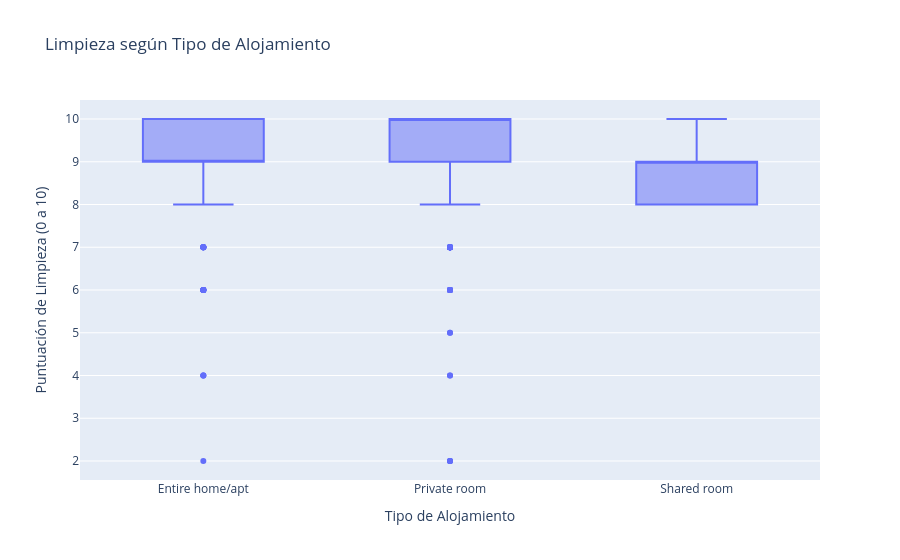

The cell this chart's notebook holds for it:
### Markdown cell above
*   No existe una diferencia marcada en el precio entre Superhosts y no-Superhosts:
A simple vista, las cajas (IQR), las medianas y los rangos de ambos grupos son bastante similares. Esto indica que ser Superhost no determina un precio significativamente mayor.
*   Ambos grupos presentan outliers, pero los no-superhosts tienen los más extremos. **Esto sugiere que los alojamientos premium, muy costosos o de lujo no necesariamente están gestionados por Superhosts.**
*   El precio típico (mediana) es similar, pero los extremos alteran el promedio en no-superhosts pero la presencia de outliers extremos en el grupo false podría elevar la media mucho más que la mediana.

### Code cell
# 3.3. Boxplot Puntuación de Limpieza vs Tipo de alojamiento
fig = px.box(bc_w, x="room_type",
    y="cleanliness_rating",
    labels={
        "room_type": "Tipo de Alojamiento",
        "cleanliness_rating": "Puntuación de Limpieza (0 a 10)"
    },
    title="Limpieza según Tipo de Alojamiento"
)
fig.show()
fig.write_image("boxplot_limpieza_tipo.png")

### Figure 1 — Plotly figure (JSON) as saved in the notebook; plotly's stock layout.template omitted (floating-point values rounded to 4 significant figures; data arrays with more than 128 entries replaced by an {"elided": "..."} marker saying what was removed)
{"data": [{"alignmentgroup": "True", "hovertemplate": "Tipo de Alojamiento=%{x}<br>Puntuación de Limpieza (0 a 10)=%{y}<extra></extra>", "legendgroup": "", "marker": {"color": "#636efa"}, "name": "", "notched": false, "offsetgroup": "", "orientation": "v", "showlegend": false, "type": "box", "x": {"elided": "1555 str values"}, "x0": " ", "xaxis": "x", "y": {"elided": "1555 float values"}, "y0": " ", "yaxis": "y"}], "layout": {"boxmode": "group", "legend": {"tracegroupgap": 0}, "title": {"text": "Limpieza según Tipo de Alojamiento"}, "xaxis": {"anchor": "y", "domain": [0, 1], "title": {"text": "Tipo de Alojamiento"}}, "yaxis": {"anchor": "x", "domain": [0, 1], "title": {"text": "Puntuación de Limpieza (0 a 10)"}}}}
